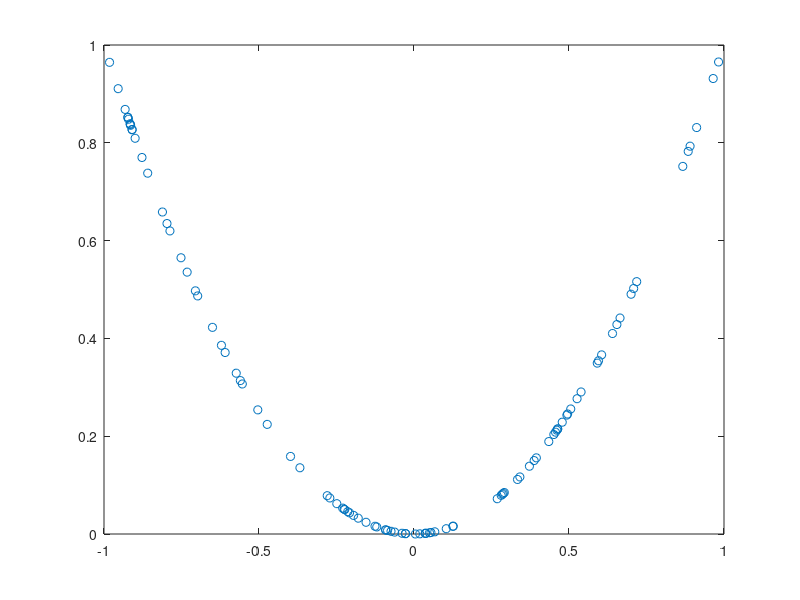

MATLAB code to generate this figure:
%shuts down all figures and clears all variables set in the framework
close all
clear all

a = rand(10,1);
normalized_a = a/norm(a);

A = rand(10);
%this line lets the user set the diagonal elements of a matrix.
%eye(size(A)) creates an identity matrix the same size as A. Then this
%matrix is converted to a 'logical array' (not well understood), by the
%logical function.This logical array is the argument of matrix A... and
%then RTFM: http://www.mathworks.it/help/techdoc/ref/logical.html
A(logical(eye(size(A)))) = normalized_a;

max=1;
min=-1;
len=100;
x=min+(max-min)*rand(1,len)

%the point '.' is a special matlab operator which means "make the operation
%element by element, or better x(1)*x(1), x(2)*x(2), ecc"
y = x.^2;

%plots x versus y using blue (default) empty circles.
plot(x,y,'o')
